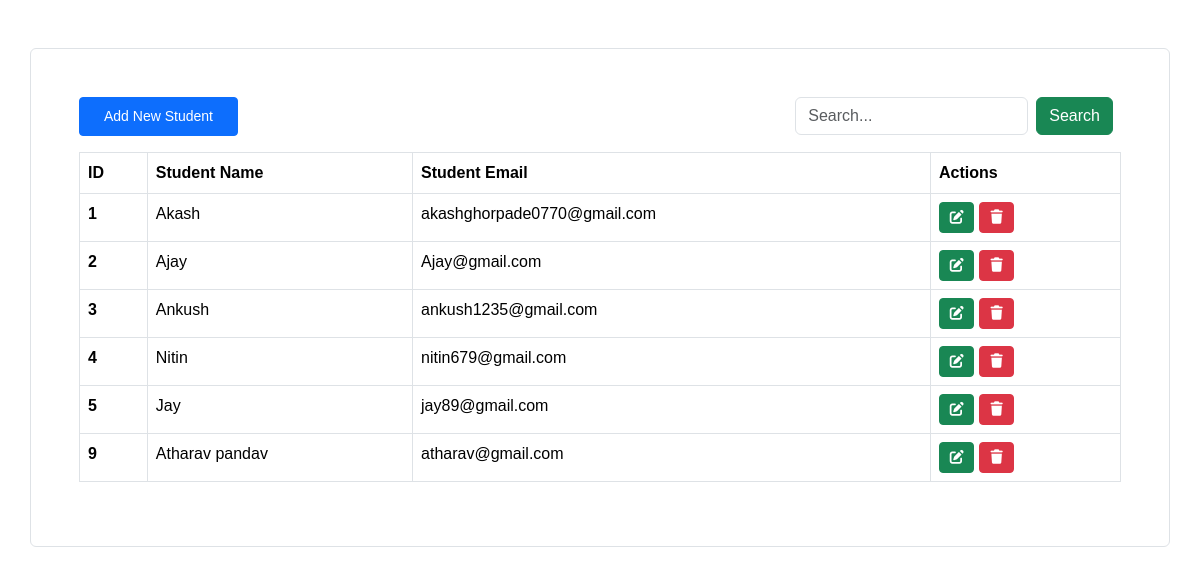
The page / on the database its author committed.
### crudapp/models.py (models this page shows, shortened)
class student(models.Model):
    name=models.CharField(max_length=100,verbose_name="student name")
    email = models.EmailField(max_length=227,verbose_name="student email")

### crudapp/views.py (the view, shortened to what this page needs)
# urls.py: path('',views.index,name="index"),
def index(request):
    students = student.objects.all()
    query=''
    context = {"students": students, "query":query}
    return render(request, "index.html", context)

### crudapp/templates/index.html (shortened to what this page needs)
<!doctype html>
<html lang="en">
  <head>
    <link href="https://cdn.jsdelivr.net/npm/bootstrap@5.3.8/dist/css/bootstrap.min.css" rel="stylesheet">
    <link rel="stylesheet" href="https://cdnjs.cloudflare.com/ajax/libs/font-awesome/7.0.1/css/all.min.css" />
</head>
  <body>
    <div class="container mt-5 p-5 border rounded">
        <div class="d-flex  justify-content-between align-item-center">
            <a href="" data-bs-toggle="modal" data-bs-target="#AddStudentModal" class="btn btn-primary px-4 py-2 btn-sm">Add New Student</a>
            <div class="">
                <form action="" method="post" class="d-flex">
                    <input type="search" value="{{query}}" name="searchquery", class="form-control" placeholder="Search...">
                    <button class="btn btn-success mx-2" name="search">Search</button>
                </form>
            </div>
        </div>
<table class="table mt-3 table-bordered ">
  <thead>
    <tr>
      <th scope="col">ID</th>
      <th scope="col">Student Name</th>
      <th scope="col">Student Email</th>
      <th scope="col">Actions</th>
    </tr>
  </thead>
  <tbody>
    {% for student in students %}
    <tr>
      <th>{{student.id}}</th>
      <td>{{student.name}}</td>
      <td>{{student.email}}</td>
      <td>
        <a href="" data-bs-toggle="modal" data-bs-target="#updateStudentModal_{{ student.id }}" class="btn btn-success btn-sm">
  <i class="fa-solid fa-pen-to-square"></i>
</a>
<a href="" data-bs-toggle="modal" data-bs-target="#deleteStudentModal_{{ student.id }}" class="btn btn-danger btn-sm">
  <i class="fa-solid fa-trash"></i>
</a>
      </td>
    </tr>
  </div>
    {% endfor %}
  </body>
</html>

### crudapp/templates/index.html (style rules this page uses)
* { font-family: 'Poppins', sans-serif; }

### rows shown on the page
student: id "1", name "Akash", email "akashghorpade0770@gmail.com"
student: id "2", name "Ajay", email "Ajay@gmail.com"
student: id "3", name "Ankush", email "ankush1235@gmail.com"
student: id "4", name "Nitin", email "nitin679@gmail.com"
student: id "5", name "Jay", email "jay89@gmail.com"
student: id "9", name "Atharav pandav", email "atharav@gmail.com"
